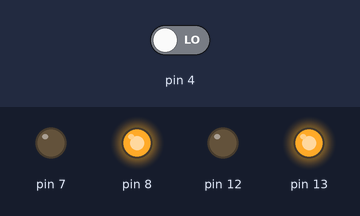
The sketch below on a simulated Arduino Uno, built with avr-gcc and run on an emulated ATmega328P. Parts: output pins drawn as LEDs (lit = HIGH). The inputs (shaded band) are chosen by the test bench; at power-on: pin 4 LOW.

Above: at 1.2 s.
1.3 s: pin 4 driven HIGH
At 1.8 s:
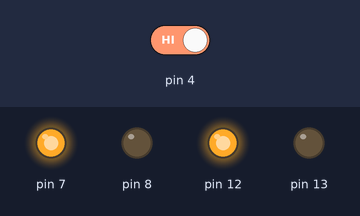
2.8 s: pin 4 driven LOW
At 4.2 s:
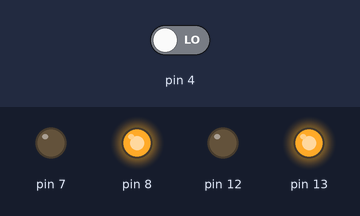
Timing chart, 0 to 5.8 s (numbered marks = the images above; inputs shaded):
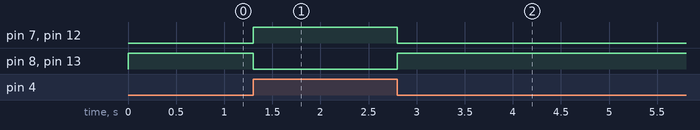

Measured:
- after the input at 1.3 s, pin 7, pin 12: LOW → HIGH at once; pin 8, pin 13: HIGH → LOW at once
- after the input at 2.8 s, pin 7, pin 12: HIGH → LOW at once; pin 8, pin 13: LOW → HIGH at once

The sketch:

two_wheel_robot_base1.ino
```cpp
// C++ code
//
void setup()
{
  pinMode(13, OUTPUT);
  pinMode(12, OUTPUT);
  pinMode(8, OUTPUT);
  pinMode(7, OUTPUT);
  pinMode(4, INPUT);

}

void loop()
{
  if (digitalRead(4) == 1){

  digitalWrite(13, LOW);
  digitalWrite(12, HIGH);
  digitalWrite(8, LOW);
  digitalWrite(7, HIGH);

  } else {

  digitalWrite(13, HIGH);
  digitalWrite(12, LOW);
  digitalWrite(8, HIGH);
  digitalWrite(7, LOW);

  }
}
```
